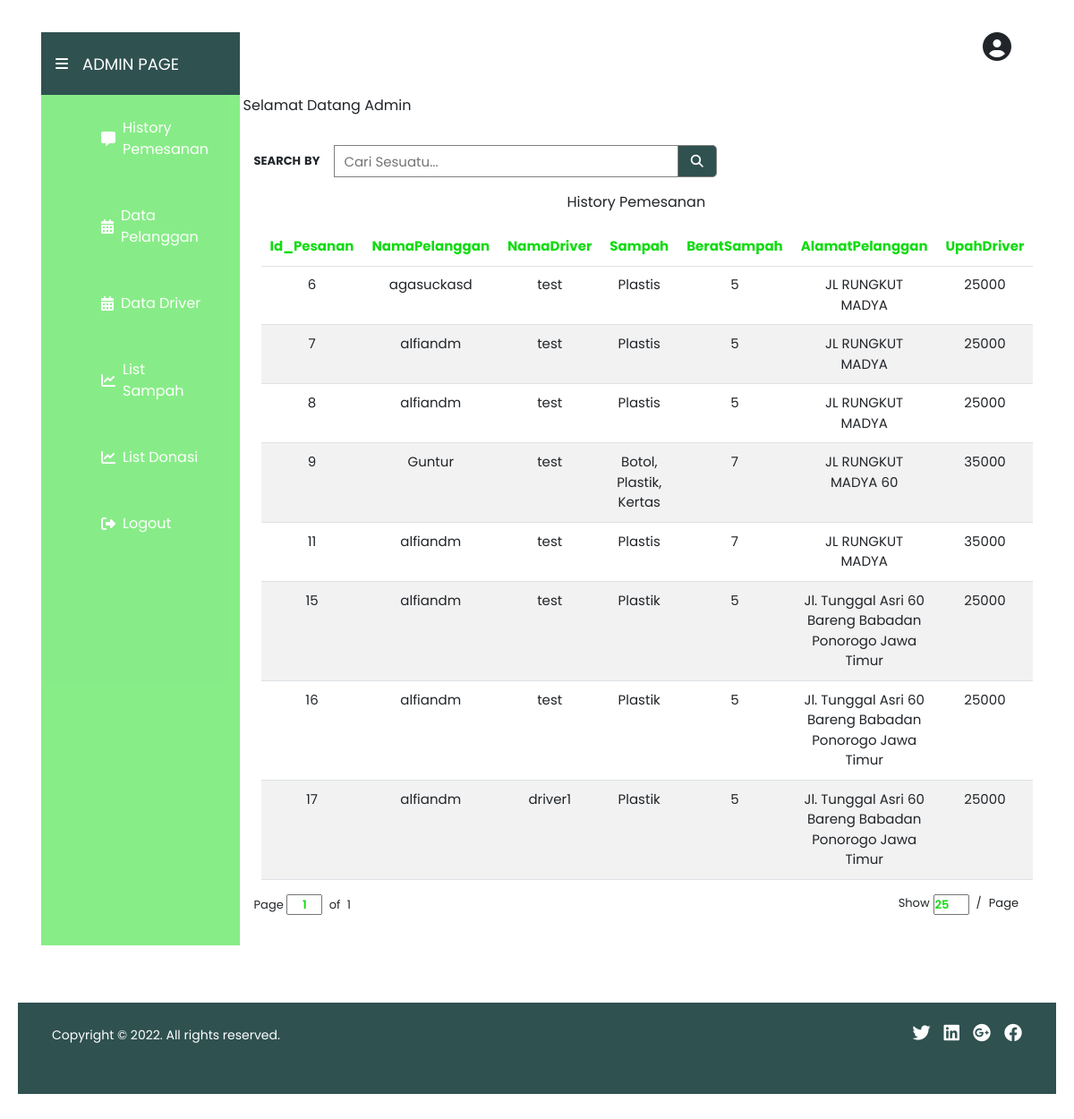
/index.php/homeadmin, run on the app's committed database.
### tables this page shows
CREATE TABLE `pesanan` (
  `id_pesanan` int(11) NOT NULL,
  `NamaPelanggan` varchar(255) NOT NULL,
  `NamaDriver` varchar(255) NOT NULL,
  `Sampah` varchar(255) NOT NULL,
  `BeratSampah` int(11) NOT NULL,
  `AlamatPelanggan` varchar(255) NOT NULL,
  `UpahDriver` int(11) NOT NULL,
  `Situation` int(11) NOT NULL
);

### application/controllers/Homeadmin.php (called while the page is built, shortened)
<?php
class homeadmin extends CI_Controller
{
    public function __construct()
    {
        $this->load->model('M_pesanan');
    }
    public function index()
    {
        $data['pesanan'] = $this->M_pesanan->get_pesanan_admin();
        $this->load->view('V_homeadmin', $data);
    }
}

### index.php (called while the page is built, shortened)
<?php
require_once BASEPATH.'core/CodeIgniter.php';

### application/models/M_pesanan.php (called while the page is built, shortened)
<?php
class M_pesanan extends CI_Model
{
    public function get_pesanan_admin()
    {
        $sql = "SELECT * FROM pesanan WHERE Situation = 1";
        $data = $this->db->query($sql);
        return $data->result();
    }
}

### application/views/V_homeadmin.php (the view, shortened to what this page needs)
<!DOCTYPE html>
<html>
<head>
    <link rel="stylesheet" href="<?php echo base_url(); ?>assets/css/styleadmin.css">
    <link rel="stylesheet" href="https://cdnjs.cloudflare.com/ajax/libs/font-awesome/5.15.3/css/all.min.css" />
    <link rel="stylesheet" href="https://unpkg.com/boxicons@latest/css/boxicons.min.css">
    <link href="https://cdn.jsdelivr.net/npm/remixicon@2.5.0/fonts/remixicon.css" rel="stylesheet">
    <link href="https://cdn.jsdelivr.net/npm/bootstrap@5.2.3/dist/css/bootstrap.min.css" rel="stylesheet">
    <link rel="stylesheet" href="https://cdnjs.cloudflare.com/ajax/libs/font-awesome/6.2.1/css/all.min.css">
</head>
<body>
    <div class="mt-lg-3 container px-3 bg-grey">
        <div class="d-flex">
            <div class="d-flex align-items-center " id="navbar">
                <button class="navbar-toggler" type="button" data-bs-toggle="collapse" data-bs-target="#navbar-items" aria-controls="navbarSupportedContent" aria-expanded="true" aria-label="Toggle navigation">
                    <span class="fas fa-bars ps-3"></span>
                </button>
                <a class="text-decoration-none fs14 ps-3" href="<?= site_url('homeadmin') ?>">ADMIN PAGE
                </a>
            </div>
            <div id="navbar2" class="d-flex justify-content-end pe-4"><i class="fa fa-user-circle fa-2x" aria-hidden="true"></i></div>
        </div>
        <div class="d-md-flex">
            <ul id="navbar-items" class="">
                <li>
                    <i class="fas fa-comment-alt px-2 ps-0"></i><a href="<?= site_url('homeadmin') ?>" class="nav-link active">History Pemesanan</a>
                </li>
                <li>
                    <i class="fas fa-calendar-alt px-2 ps-0"></i><a href="<?php echo base_url(); ?>Pelanggan" class="nav-link">Data Pelanggan</a>
                </li>
                <li>
                    <i class="fas fa-calendar-alt px-2 ps-0"></i><a href="<?= site_url('Datadriver') ?>" class="nav-link active">Data Driver</a>
                </li>
                <li>
                    <i class="fas fa-chart-line px-2 ps-0"></i><a href="<?= site_url('updatesampah') ?>" class="nav-link">List Sampah</a>
                </li>
                <li>
                    <i class="fas fa-chart-line px-2 ps-0"></i><a href="<?= site_url('Donasi/read_donasi') ?>" class="nav-link">List Donasi</a>
                </li>
                <li>
                    <i class="fas fa-fw fa-sign-out-alt px-4 ps-0"></i><a href="<?= site_url('Registration/logout') ?>" class="nav-link">Logout</a>
                </li>
            </ul>
            <div id="topnavbar">
                <div class="topnav mb-3">
                    <div class="d-flex px-1">
                        <p> Selamat Datang Admin <strong><?php echo $this->session->userdata('Username'); ?></strong> </p>
                    </div>
                </div>
                <div class="d-flex align-items-center mb-3 px-md-3 px-2"> <span class="text-uppercase fs13 fw-bolder pe-3">search<span class="ps-1">by</span></span>
                    <form class="example d-flex align-items-center"> <input type="text" placeholder="Cari Sesuatu..." name="search"> <button type="submit"><i class="fa fa-search"></i></button> </form>
                </div>
                <div class="container text-center">
                    <p class="teks-pesanan"> History Pemesanan </p>
                    <div class="container text-center">
                        <table class="table table-striped">
                            <thead>
                                <tr>
                                    <th scope="col"> Id_Pesanan </th>
                                    <th scope="col"> NamaPelanggan </th>
                                    <th scope="col"> NamaDriver </th>
                                    <th scope="col"> Sampah </th>
                                    <th scope="col"> BeratSampah </th>
                                    <th scope="col"> AlamatPelanggan </th>
                                    <th scope="col"> UpahDriver </th>
                                </tr>
                            </thead>
                            <tbody>
                                <tr>
                                    <?php foreach ($pesanan as $data) : ?>
                                <tr>
                                    <td><?php echo $data->id_pesanan ?></td>
                                    <td><?php echo $data->NamaPelanggan ?></td>
                                    <td><?php echo $data->NamaDriver ?></td>
                                    <td><?php echo $data->Sampah ?></td>
                                    <td><?php echo $data->BeratSampah ?></td>
                                    <td><?php echo $data->AlamatPelanggan ?></td>
                                    <td><?php echo $data->UpahDriver ?></td>
                                </tr>
                            <?php endforeach; ?>
                            </tr>
                            </tbody>
                        </table>
                    </div>
                </div>
                <div class="d-flex align-items-center justify-content-between px-3 mt-3">
                    <div class="bg-bdark fs13">
                        <span>Page</span>
                        <input class="input-10 text-center" type="text" value="1">
                        <span>
                            <span class="px-1">of</span>
                            1</span>
                    </div>
                    <div class="d-flex justify-content-end bg-bdark fs13">
                        <span class="pe-1">Show</span>
                        <input class="input-10" type="number" value="25">
                        <span class="ps-2"><span class="pe-2">/</span>Page</span>
                    </div>
                </div>
            </div>
        </div>
    </div>
    <footer>
        <div class="container py-4 mt-5">
            <div class="row px-3">
                <div class="social-contact ">
                    <small class="text-center mb-3">Copyright &copy; 2022. All rights reserved.</small>
                    <span class="fab fa-facebook"></span>
                    <span class="fab fa-google-plus"></span>
                    <span class="fab fa-linkedin"></span>
                    <span class="fab fa-twitter"></span>
                </div>
            </div>
        </div>
    </footer>
</body>
</html>

### assets/css/styleadmin.css (style rules this page uses)
* { padding: 0; margin: 0; box-sizing: border-box; font-family: "Poppins", sans-serif; list-style: none; }
:root { --bg-color: #ffff; --text-color: rgb(0, 0, 0); --main-color: #11db11; --secondary-color: #2f5150; }
body { height: 100%; padding: 20px; }
.topnav { background-color: var(--bg-color); overflow: hidden; }
.input-10 { width: 40px; color: var(--main-color); font-weight: 600; }
form.example input[type="text"] { padding: 10px; font-size: 15px; border: 1px solid grey; float: left; width: 90%; height: 36px; background: var(--bg-color); }
form.example button { float: left; width: 10%; height: 36px; padding: 5px; border-top-right-radius: 5px; border-bottom-right-radius: 5px; background: var(--secondary-color); color: var(--bg-color); font-size: 14px; border: 1px solid grey; border-left: none; cursor: pointer; }
::placeholder { font-size: 15px; }
form.example::after { content: ""; clear: both; display: table; }
.table thead tr th { font-size: 15px; color: var(--main-color); padding: 10px 10px; }
.table tbody tr td { font-size: 15px; padding: 10px 10px; }
#navbar { width: 20%; background-color: var(--secondary-color)!important; height: 70px; border: none; }
#navbar a { color: var(--bg-color); }
.fas.fa-bars { color: var(--bg-color); }
#navbar2 { width: 80%; }
#navbar-items { width: 20%; height: 950px; background-color: var(--main-color); opacity: 0.5; }
ul#navbar-items li { color: var(--bg-color); padding: 25px 35px; font-size: 16px; display: flex; align-items: center; }
ul li .fas { font-size: 16px; }
#topnavbar { width: 80%; }
.fs13 { font-size: 13px; }
.fs14 { font-size: 18px; color: var(--bg-color); }
.example { width: 50%; }
footer { position:relative; margin-bottom: 100px; bottom: 0; width: 100%; padding-bottom: 30px; background-color: var(--secondary-color); color: var(--bg-color); }
.social-contact span { font-size: 20px; float: right; padding-left: 15px; }

### data on the page
pesanan: id_pesanan "6", NamaPelanggan "agasuckasd", NamaDriver "test", Sampah "Plastis", BeratSampah "5", AlamatPelanggan "JL RUNGKUT MADYA", UpahDriver "25000"
pesanan: id_pesanan "7", NamaPelanggan "alfiandm", NamaDriver "test", Sampah "Plastis", BeratSampah "5", AlamatPelanggan "JL RUNGKUT MADYA", UpahDriver "25000"
pesanan: id_pesanan "8", NamaPelanggan "alfiandm", NamaDriver "test", Sampah "Plastis", BeratSampah "5", AlamatPelanggan "JL RUNGKUT MADYA", UpahDriver "25000"
pesanan: id_pesanan "9", NamaPelanggan "Guntur", NamaDriver "test", Sampah "Botol, Plastik, Kertas", BeratSampah "7", AlamatPelanggan "JL RUNGKUT MADYA 60", UpahDriver "35000"
pesanan: id_pesanan "11", NamaPelanggan "alfiandm", NamaDriver "test", Sampah "Plastis", BeratSampah "7", AlamatPelanggan "JL RUNGKUT MADYA", UpahDriver "35000"
pesanan: id_pesanan "15", NamaPelanggan "alfiandm", NamaDriver "test", Sampah "Plastik", BeratSampah "5", AlamatPelanggan "Jl. Tunggal Asri 60 Bareng Babadan Ponorogo Jawa Timur", UpahDriver "25000"
pesanan: id_pesanan "16", NamaPelanggan "alfiandm", NamaDriver "test", Sampah "Plastik", BeratSampah "5", AlamatPelanggan "Jl. Tunggal Asri 60 Bareng Babadan Ponorogo Jawa Timur", UpahDriver "25000"
pesanan: id_pesanan "17", NamaPelanggan "alfiandm", NamaDriver "driver1", Sampah "Plastik", BeratSampah "5", AlamatPelanggan "Jl. Tunggal Asri 60 Bareng Babadan Ponorogo Jawa Timur", UpahDriver "25000"
